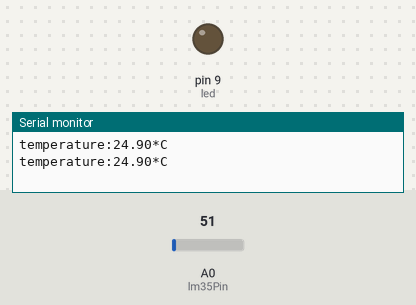
A sketch run on a simulated Arduino Uno, built with avr-gcc and run on an emulated ATmega328P. On the bench: output pins drawn as LEDs (lit = HIGH), the last lines printed to the serial monitor. Inputs (shaded band) come from the test bench; at power-on: A0 (lm35Pin) = 51.

Above: at 1.8 s.
1.9 s: A0 (lm35Pin) set to 62
At 4.0 s:
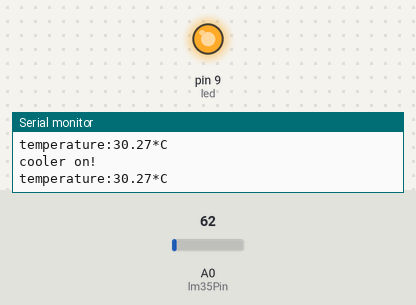
4.5 s: A0 (lm35Pin) set to 30
At 6.4 s:
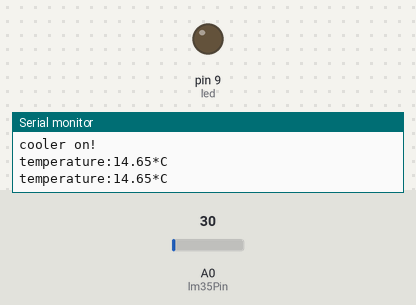
7.5 s: A0 (lm35Pin) set to 61
At 10.0 s:
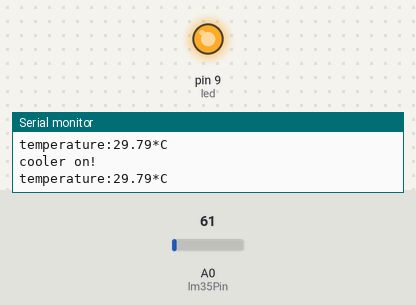
Timing chart, 0 to 11.5 s (numbered marks = the images above; inputs shaded):
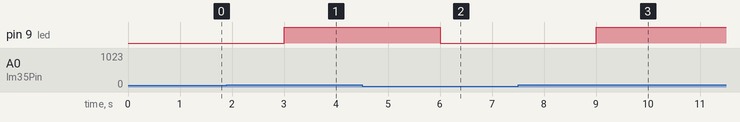

Measured:
- the behaviour switches between 55 and 56 on A0 (lm35Pin) (found by bisection; images 0 and 1)
- after the input at 1.9 s, pin 9 (led): LOW → HIGH after 1.1 s
- after the input at 4.5 s, pin 9 (led): HIGH → LOW after 1.5 s
- after the input at 7.5 s, pin 9 (led): LOW → HIGH after 1.5 s

The sketch:

lm35.ino
```cpp
const int lm35Pin = A0;
int led = 9;
void setup() {
  Serial.begin(9600);
  pinMode(led, OUTPUT);
}

void loop() {
  int sensorValue = analogRead(lm35Pin);
  float voltage = sensorValue * (5.0 / 1024.0);
  float tempC = voltage * 100;
  Serial.print("temperature:");
  Serial.print(tempC);
  Serial.println("*C");
  delay(1000);
  if (tempC > 27)
  {
    Serial.println("cooler on!");
    digitalWrite(led, HIGH);
  }
  else
  {
    digitalWrite(led, LOW);
  }

}
```
